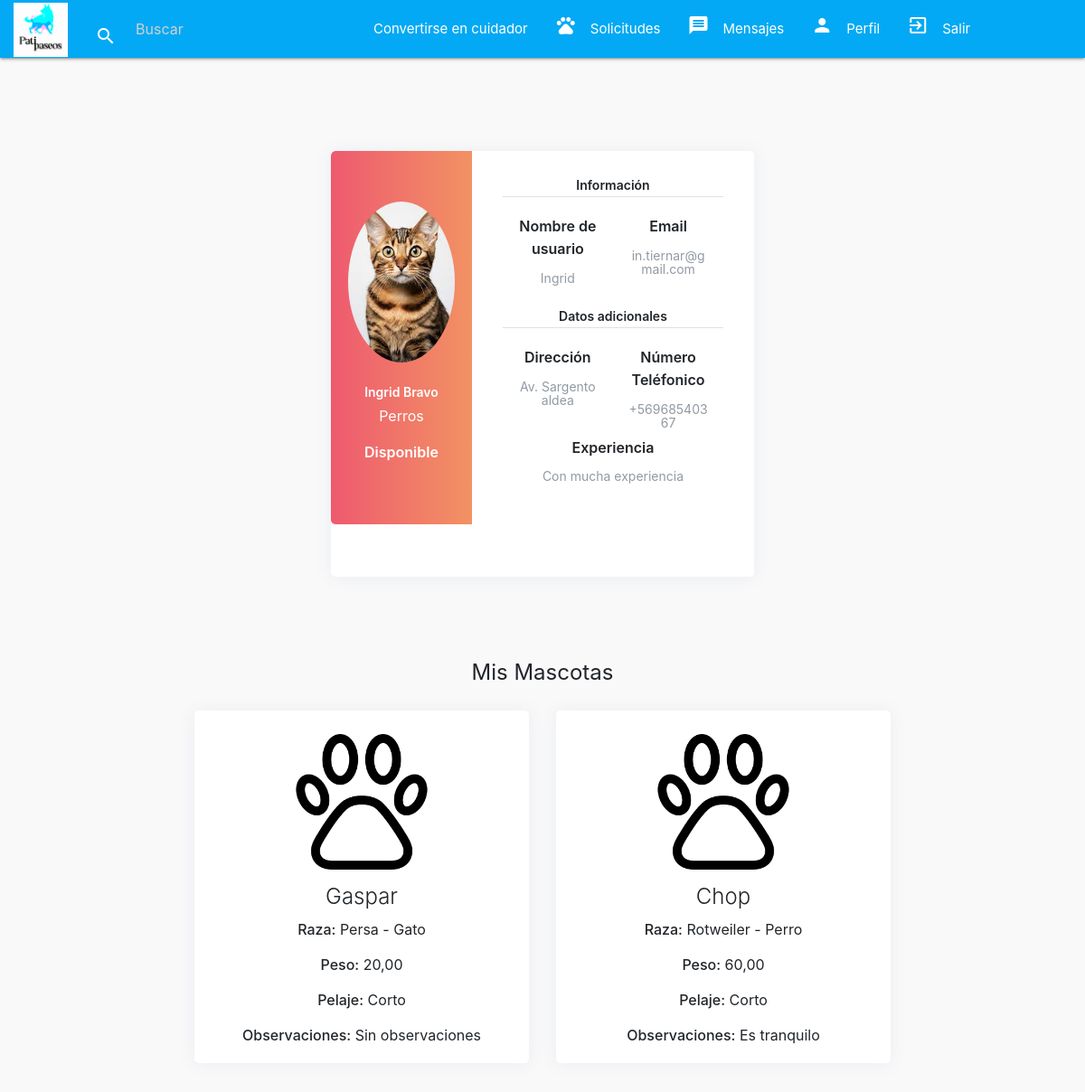
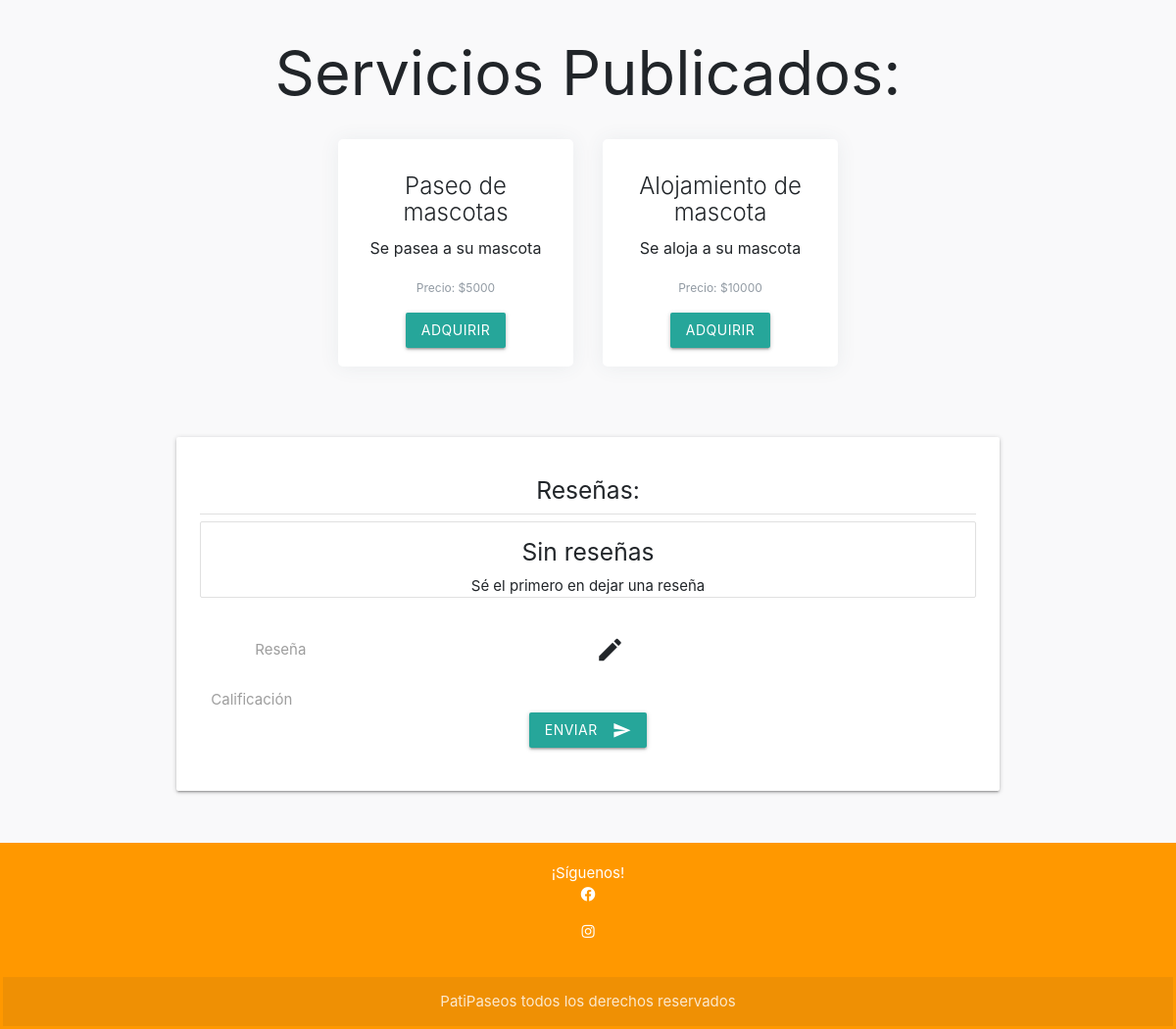
The page /perfil_servicio/5/ (signed in) on the database its author committed (2 pictures, top to bottom).
### app_mascotas/models.py (models this page shows, shortened)
class Propietario(AbstractUser):
    rut = models.CharField(max_length=20, unique=True, default="")
    direccion = models.CharField(max_length=255, default="")
    imagen = models.ImageField(upload_to="imgprod", null=True, blank=True)
    es_cuidador = models.BooleanField(default=False)
    telefono = models.CharField(max_length=15, blank=True, null=True)

class Cuidador(models.Model):
    ESPECIALIZACION = [
        ('Perros', 'Perros'),
        ('Perros pequeños', 'Perros pequeños'),
        ('Perros grandes', 'Perros grandes'),
        ('Gatos', 'Gatos'),
        ('Perros y Gatos', 'Perros y Gatos'),
    ]
    propietario = models.OneToOneField(Propietario, on_delete=models.CASCADE)
    id_cuidador = models.AutoField(primary_key=True)
    especializacion = models.CharField(max_length=50 ,default="", choices=ESPECIALIZACION)
    experiencia = models.TextField(default="")
    disponibilidad = models.CharField(max_length=50, default="Disponible")

class Mascota(models.Model):
    PELAJE = [
        ('Duro', 'Duro'),
        ('Rizado', 'Rizado'),
        ('Corto', 'Corto'),
        ('Largo', 'Largo'),
        ('Sin pelo', 'Sin pelo'),
    ]
    id_mascota = models.AutoField(primary_key=True)
    nombre_mascota = models.CharField(max_length=100)
    peso = models.DecimalField(max_digits=5, decimal_places=2)
    pelaje = models.CharField(max_length=30, choices=PELAJE)
    observaciones = models.TextField(null=True, blank=True)
    es_activo = models.BooleanField(default=True)
    imagen = models.ImageField(upload_to="imgprod", null=True)
    propietario = models.ForeignKey(Propietario, on_delete=models.CASCADE, related_name='mascotas')
    id_raza = models.ForeignKey(Raza, on_delete=models.CASCADE)

class Raza(models.Model):
    id_raza = models.AutoField(primary_key=True)
    raza_mascota = models.CharField(max_length=100)
    id_especie = models.ForeignKey(Especie, on_delete=models.CASCADE)
    def __str__(self):
        return f"{self.raza_mascota} - {self.id_especie}"

class Especie(models.Model):
    id_especie = models.AutoField(primary_key=True)
    especie_mascota = models.CharField(max_length=100)
    def __str__(self):
        return self.especie_mascota

class Servicio(models.Model):
    id_servicio = models.AutoField(primary_key=True)
    descripcion = models.TextField()
    precio = models.IntegerField()
    es_activo = models.BooleanField(default=True)
    cuidador = models.ForeignKey(Cuidador, on_delete=models.CASCADE)
    tipo_servicio = models.ForeignKey(TipoServicio, on_delete=models.CASCADE)

class TipoServicio(models.Model):
    id_tipo_servicio = models.AutoField(primary_key=True)
    tipo_servicio = models.CharField(max_length=100)
    def __str__(self):
        return self.tipo_servicio

### app_mascotas/views.py (the view)
# urls.py: path('perfil_servicio/<int:id_servicio>/', views.perfil_servicio, name='perfil_servicio'),
def perfil_servicio(request, id_servicio):
    servicio = get_object_or_404(Servicio, id_servicio=id_servicio)
    cuidador = servicio.cuidador
    propietario = cuidador.propietario
    prestaciones_activas = DetPrestacion.objects.filter(id_servicio=servicio, estado__in=['Activo', 'Finalizado'], id_propietario=request.user)
    obtener = Servicio.objects.filter(cuidador=cuidador, es_activo=True)
    destinatario = Propietario.objects.exclude(pk=request.user.id)
    todas_mascotas_usuario = Mascota.objects.filter(propietario=propietario)
    mascotas_activas = todas_mascotas_usuario.filter(es_activo=True)
    user = request.user
    resenas = Resena.objects.filter(cuidador=cuidador).order_by('-fecha_creacion')
    has_left_review = False
    if prestaciones_activas.filter(estado__in=['Activo', 'Finalizado']).exists():
        if request.method == 'POST':
            form = frmResena(request.POST)
            if form.is_valid():
                if Resena.objects.filter(cuidador=cuidador, autor=user).exists():
                    has_left_review = True
                else:
                    resena = form.save(commit=False)
                    resena.cuidador = cuidador
                    resena.autor = request.user
                    resena.save()
                    messages.success(request,"Comentario Agregado!")
                    has_left_review = False
        else:
            form = frmResena()
    else:
        form = None
    paginator = Paginator(resenas, 3)
    page_number = request.GET.get('page')
    reseñas_paginadas = paginator.get_page(page_number)
    contexto = {
        'servicio': servicio,
        'cuidador': cuidador,
        'propietario': propietario,
        'obtener': obtener,
        'mascotas_activas': mascotas_activas,
        'destinatario': destinatario,
        'user': user,
        'resenas': reseñas_paginadas,
        'form': form,
        'has_left_review': has_left_review,
    }
    return render(request, 'app_mascotas/perfil_servicio.html', contexto)

### app_mascotas/templates/app_mascotas/perfil_servicio.html (shortened to what this page needs)
{% extends "app_mascotas/base.html" %}
{% load static %}
{% block content %}
<div class="page-content page-container" id="page-content">
    <div class="padding">
        <div class="row container d-flex justify-content-center">
            <div class="col-xl-8 col-md-12">
                <div class="card user-card-full">
                    <div class="row m-l-0 m-r-0">
                        <div class="col-sm-4 bg-c-lite-green user-profile">
                            <div class="card-block text-center text-white">
                                <div class="m-b-25">
                                    {% if propietario.imagen %}
                                        <img src="{{ propietario.imagen.url }}" class="circle responsive-img" alt="User-Profile-Image">
                                    {% else %}
                                        <img src="{% static 'app_mascotas/img/no_avatar.jpg' %}" class="img-radius" alt="User-Profile-Image">
                                    {% endif %}
                                </div>
                                <h6 class="f-w-600">{{ propietario.first_name }} {{ propietario.last_name }}</h6>
                                <p>{{ cuidador.especializacion|default:"Usuario normal" }}</p>
                                <p class="m-b-10 f-w-600">{{ cuidador.disponibilidad }}</p>
                            </div>
                        </div>
                        <div class="col-sm-8">
                            <div class="card-block">
                                <h6 class="m-b-20 p-b-5 b-b-default f-w-600">Información</h6>
                                <div class="row">
                                    <div class="col-sm-6">
                                        <p class="m-b-10 f-w-600">Nombre de usuario</p>
                                        <h6 class="text-muted f-w-400">{{ propietario.username }}</h6>
                                    </div>
                                    <div class="col-sm-6">
                                        <p class="m-b-10 f-w-600">Email</p>
                                        <h6 class="text-muted f-w-400">{{ propietario.email }}</h6>
                                    </div>
                                </div>
                                <h6 class="m-b-20 m-t-40 p-b-5 b-b-default f-w-600">Datos adicionales</h6>
                                <div class="row">
                                    <div class="col-sm-6">
                                        <p class="m-b-10 f-w-600">Dirección</p>
                                        <h6 class="text-muted f-w-400">{{ propietario.direccion }}</h6>
                                    </div>
                                    <div class="col-sm-6">
                                        <p class="m-b-10 f-w-600">Número Teléfonico</p>
                                        <h6 class="text-muted f-w-400">{{ propietario.telefono }}</h6>
                                    </div>
                                    <div class="col-sm-12">
                                        <p class="m-b-10 f-w-600">Experiencia</p>
                                        <h6 class="text-muted f-w-400">{{cuidador.experiencia}}</h6>
                                    </div>
                                </div>
                            </div>
                        </div>
                    </div>
                </div>
            </div>
        </div>
    </div>
    {% if mascotas_activas %}
    <h2>Mis Mascotas</h2>
    <div class="row justify-content-center">
        {% for mascota in mascotas_activas %}
            <div class="col-md-4">
                <div class="card d-flex">
                    <div class="card-body">
                        {% if mascota.imagen %}
                            <img src="{{ mascota.imagen.url }}" class="img-fluid rounded" style="max-height: 150px;" alt="Foto de la Mascota">
                        {% else %}
                            <img src="{% static 'app_mascotas/img/no_pet.png' %}" class="img-fluid rounded" style="max-height: 150px;" alt="Foto de la Mascota por Defecto">
                        {% endif %}
                        <h5 class="card-title">{{ mascota.nombre_mascota }}</h5>
                        <p class="card-text"><strong>Raza:</strong> {{ mascota.id_raza }}</p>
                        <p class="card-text"><strong>Peso:</strong> {{ mascota.peso }}</p>
                        <p class="card-text"><strong>Pelaje:</strong> {{ mascota.pelaje }}</p>
                        <p class="card-text"><strong>Observaciones:</strong> {{ mascota.observaciones }}</p>
                    </div>
                </div>
            </div>
        {% endfor %}
    </div>
{% endif %}
<div class="col-md-12">
    <h1 class="text-center">Servicios Publicados:</h1>
</div>
<div class="container">
    <div class="row justify-content-center">
        {% for servicios in obtener %}
            <div class="col-md-4 mb-4">
                <div class="card">
                    <div class="card-body">
                        <h5 class="card-title">{{ servicios.tipo_servicio }}</h5>
                        <p class="card-text">{{ servicios.descripcion }}</p>
                        <p class="card-text"><small class="text-muted">Precio: ${{ servicios.precio }}</small></p>
                        <a href="{% url "detalle_prestacion" servicios.id_servicio %}" class="btn btn-lg btn-primary">Adquirir</a>
                    </div>
                </div>
            </div>
        {% endfor %}
    </div>
</div>
<div class="card-panel custom-card">
    <h5>Reseñas:</h5>
    <div class="divider"></div>
    <ul class="collection">
        {% for resena in resenas %}
            <li class="collection-item avatar">
                {% if resena.autor.imagen %}
                    <img src="{{ resena.autor.imagen.url }}" class="circle responsive-img">
                {% else %}
                    <img src="{% static 'img/no_avatar.jpg' %}" class="circle responsive-img">
                {% endif %}
                <span style="font-weight: bold; font-size: 20px" class="title">{{ resena.autor.first_name }} {{ resena.autor.last_name }}</span>
                <span class="title secondary-content">{{ resena.fecha_creacion }}</span>
                <p>@{{ resena.autor.username }}</p>
                <br>
                {{ resena.texto }}
                <br>
                <strong>Calificación: {{ resena.calificacion }} Estrellas</strong>
                {% if resena.autor == user %}
                    <br>
                    <a href="{% url 'eliminar_resena' id=resena.id %}" class="btn btn-danger">Eliminar mi comentario</a>
                {% endif %}
            </li>
        {% empty %}
            <div class="center-align">
                <h5>Sin reseñas</h5>
                <span>Sé el primero en dejar una reseña</span>
            </div>
        {% endfor %}
    </ul>
{% if user.is_authenticated %}
    <div class="row">
        <form method="post" action="{% url 'perfil_servicio' id_servicio=servicio.id_servicio %}" role="form" class="col s12">
            <div class="row">
                <div class="input-field col s12">
                    <i class="material-icons prefix">edit</i>
                    <label for="texto">Reseña</label>
                </div>
            </div>
            <div class="row">
                <div class="input-field col s12">
                    <label for="calificacion">Calificación</label>
                </div>
            </div>
            <div class="row-center">
                <button class="btn waves-effect waves-light" type="submit" name="action">Enviar
                    <i class="material-icons right">send</i>
                </button>
            </div>
        </form>
    </div>
{% else %}
    <div class="center-align">
        <h5>Inicia sesión para dejar una reseña</h5>
    </div>
{% endif %}
</div>
</div>
{% endblock %}

### app_mascotas/static/app_mascotas/css/estilo2.css (style rules this page uses)
.contenido-principal h2 { font-size: 24px; }
.contenido-principal p { font-size: 16px; }
ul { list-style: none; padding-left: 0; }
.card { transition: transform 0.2s; }
body { background-color: #f9f9fa }
.padding { padding: 3rem !important }
.user-card-full { overflow: hidden; min-height: 100%; }
.card { border-radius: 5px; -webkit-box-shadow: 0 1px 20px 0 rgba(69,90,100,0.08); box-shadow: 0 1px 20px 0 rgba(69,90,100,0.08); border: none; margin-bottom: 30px; }
.m-r-0 { margin-right: 0px; }
.m-l-0 { margin-left: 0px; }
.user-card-full .user-profile { border-radius: 5px 0 0 5px; overflow: hidden; height: auto; }
.bg-c-lite-green { background: -webkit-gradient(linear, left top, right top, from(#f29263), to(#ee5a6f)); background: linear-gradient(to right, #ee5a6f, #f29263); display: flex; align-items: center; justify-content: center; width: auto; height: auto; }
.bg-c-lite-green img { max-width: 100%; max-height: 100%; border-radius: 50%; width: auto; height: auto; }
.user-profile { padding: 20px 0; }
.card-block { padding: 1.25rem; }
.m-b-25 { margin-bottom: 25px; }
h6 { font-size: 14px; }
.card .card-block p { line-height: 25px; }
.b-b-default { border-bottom: 1px solid #e0e0e0; }
.m-b-20 { margin-bottom: 20px; }
.p-b-5 { padding-bottom: 5px !important; }
.m-b-10 { margin-bottom: 10px; }
.text-muted { color: #919aa3 !important; }
.f-w-600 { font-weight: 600; }
.m-t-40 { margin-top: 20px; }
.custom-card { width: 70%; margin: auto; }

### rows shown on the page
Propietario: imagen (picture), first_name "Ingrid", last_name "Bravo", username "Ingrid", email "in.tiernar@gmail.com", direccion "Av. Sargento aldea", telefono "+56968540367"
Cuidador: especializacion "Perros", disponibilidad "Disponible", experiencia "Con mucha experiencia"
Mascota: nombre_mascota "Gaspar", id_raza "Persa - Gato", peso "20,00", pelaje "Corto", observaciones "Sin observaciones"
Mascota: nombre_mascota "Chop", id_raza "Rotweiler - Perro", peso "60,00", pelaje "Corto", observaciones "Es tranquilo"
Servicio: tipo_servicio "Paseo de mascotas", descripcion "Se pasea a su mascota", precio "5000"
Servicio: tipo_servicio "Alojamiento de mascota", descripcion "Se aloja a su mascota", precio "10000"
